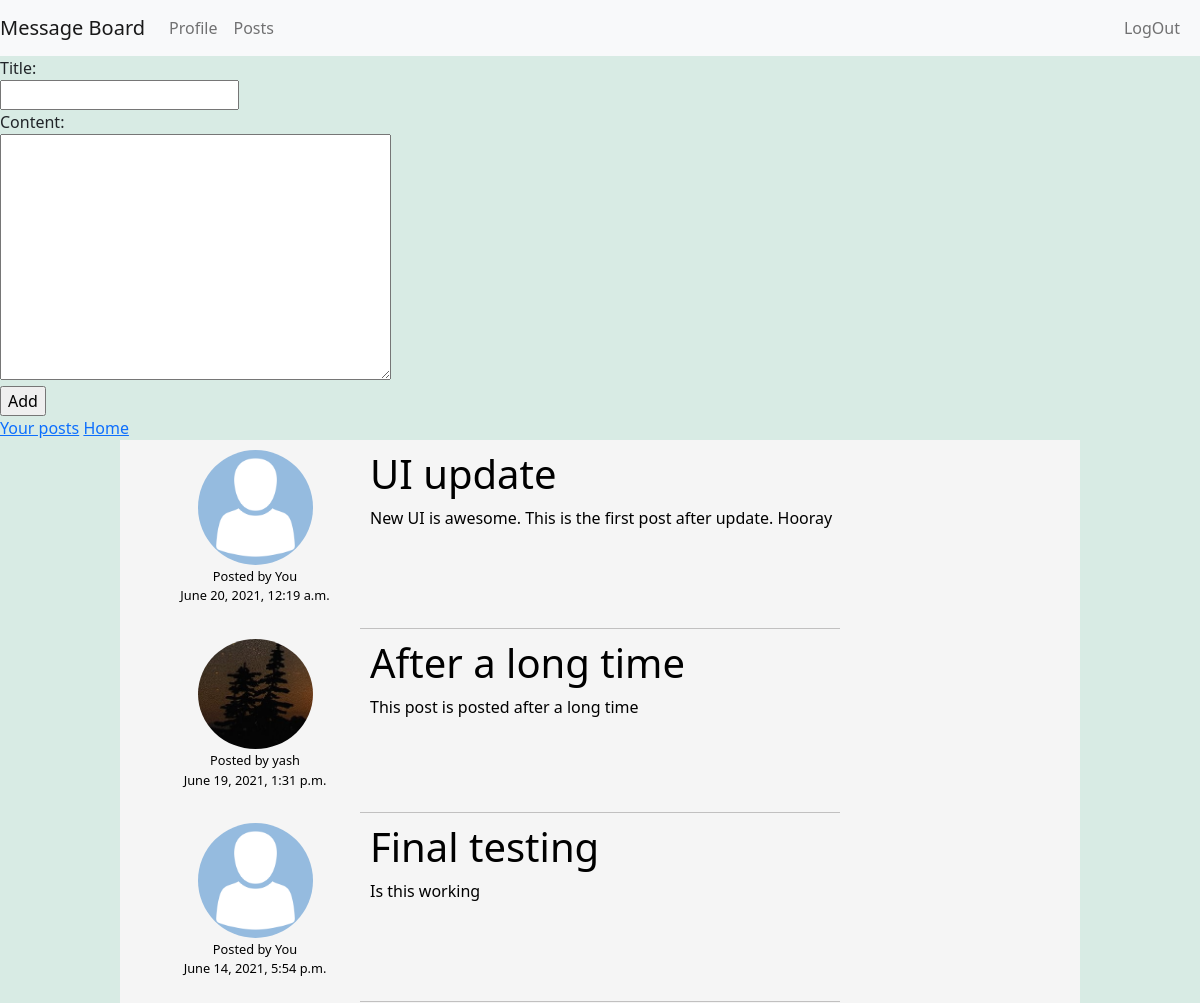
The page / (signed in, upper part) on the database as committed earlier.
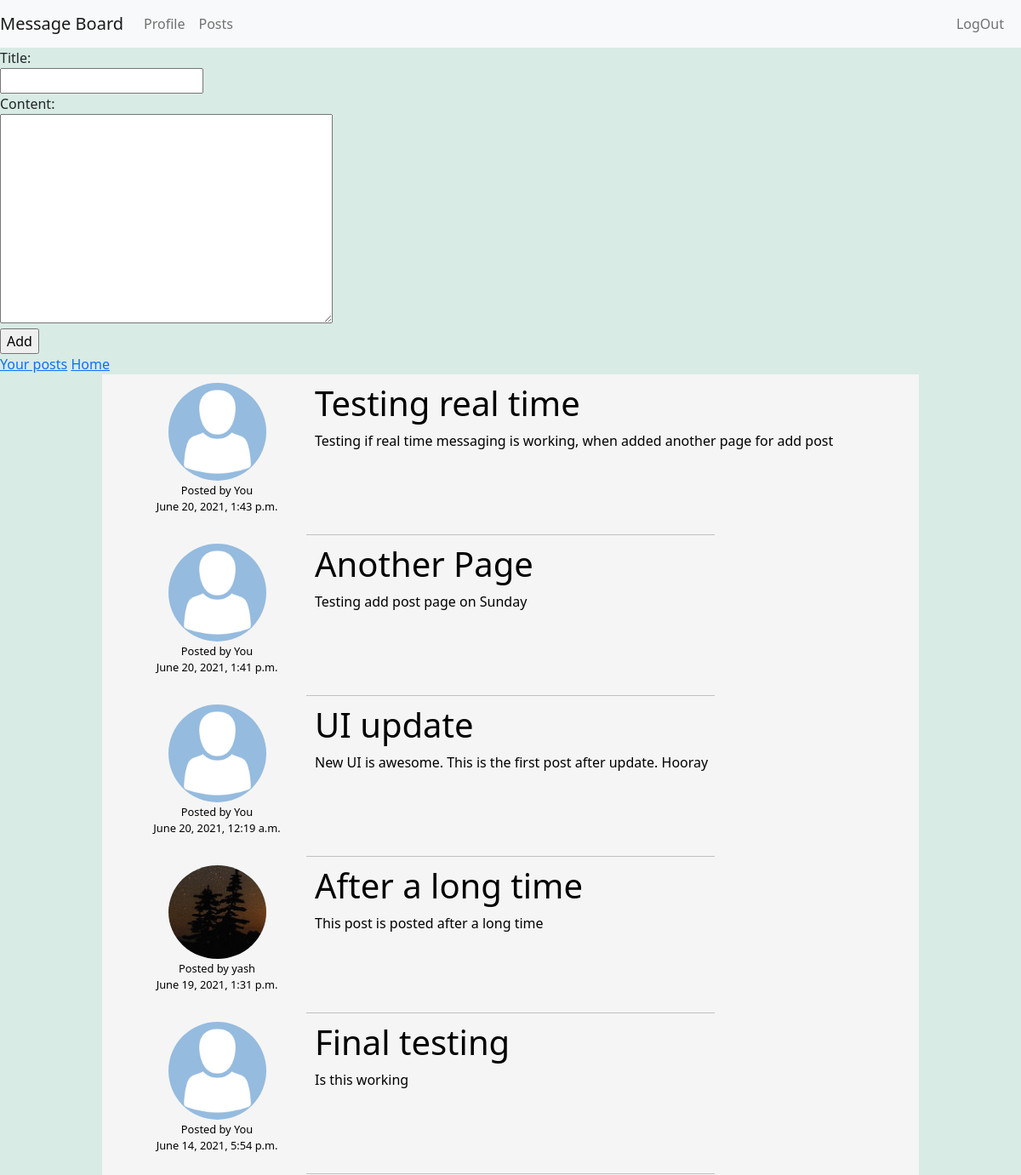
The same page on the database as committed later.
### post/models.py (models this page shows, shortened)
class Post(models.Model):
    title = models.CharField(max_length = 100)
    content = models.TextField()
    date_posted = models.DateTimeField(default = timezone.now)
    author = models.ForeignKey(User, on_delete = models.CASCADE, related_name="posts")
    liked_users = models.ManyToManyField(User, related_name="liked_posts")

### users/models.py (models this page shows, shortened)
class Profile(models.Model):
    user = models.OneToOneField(User, related_name="profile", on_delete=models.CASCADE)
    profile_pic = models.ImageField(upload_to="profile_pics/", default="avatar.png")
    bio = models.TextField(default="No bio")

### post/views.py (the view)
# urls.py: path("", views.index, name="index"),
@login_required(login_url="users:login")
def index(request):
    posts =  Post.objects.all().order_by("-date_posted")
    form = PostForm()
    return render(request, "post/index.html", {
        "posts" : posts,
        "message": "No posts yet!. Be the first one to post!!",
        "index": True,
        "form" : form
    })

### post/forms.py
class PostForm(ModelForm):
    class Meta:
        model = Post
        fields = ['title', 'content']

### post/templates/post/index.html (shortened to what this page needs)
{% extends "post/layout.html" %}
{% block content %}
    {% if index %}
        <form add="{% url 'post:add_post' %}" method="POST">
            {{form}}
            <input type="submit" value="Add">
        </form>
        <a href="{% url 'post:my_posts' %}">Your posts</a>
        <a href="{% url 'users:index' %}">Home</a>
    {% else %}
        <a href="{% url 'post:index' %}">All Posts</a>
    {% endif %}
    <div class="post-container">
        {% for post in posts %}
            <a href="{% url 'post:view_post' post.id %}" class="post_link">
                <div class="post">
                    <div class="post_user">
                        <img src="{{post.author.profile.profile_pic.url}}" class='post_pic' loading="lazy">
                        <div class="details">
                            <div class="author"> Posted by
                                {% if request.user == post.author %}
                                    You
                                {% else %}
                                    {{ post.author.first_name}}
                                {% endif %}
                            </div>
                            <div class="date"> {{ post.date_posted }} </div>
                        </div>
                    </div>
                    <div class="post_content">
                        <h1 class="title"> {{ post.title }} </h1>
                        <div class="content"> {{ post.content }} </div>
                    </div>
                </div>
            </a>
            <hr style="width:50%; margin: auto; color:rgb(37, 32, 32);">
        {% empty %}
            <div class="empty">
                <h1> {{message}}</h1>
                <a href="{% url 'post:add_post' %}">Add post</a>
            </div>
        {% endfor %}
    </div>
{% endblock %}

### post/templates/post/layout.html (shortened to what this page needs)
{% load static %}
<!DOCTYPE html>
<html>
    <head>
        <link href="https://cdn.jsdelivr.net/npm/bootstrap@5.0.0/dist/css/bootstrap.min.css" rel="stylesheet">
        <link rel="stylesheet" href="{% static 'post/styles.css' %}">
    </head>
    <body>
        <nav class="navbar navbar-expand-lg navbar-light bg-light">
            <a class="navbar-brand" href="{% url 'post:index' %}">Message Board</a>
            <div class="collapse navbar-collapse" id="navbarNav">
            <ul class="navbar-nav">
                <li class="nav-item active">
                <a class="nav-link" href="{% url 'users:index' %}">Profile</span></a>
                </li>
                <li class="nav-item">
                <a class="nav-link" href="{% url 'post:index' %}">Posts</a>
                </li>
                <li class="nav-item" style="position: absolute; right: 1%;">
                    {% if request.user.is_authenticated %}
                        <a class="nav-link" href="{% url 'users:logout' %}">LogOut</a>
                    {% else %}
                        <a class="nav-link" href="{% url 'users:login' %}">Login</a>
                    {% endif %}
                </li>
            </ul>
            </div>
        </nav>
        {% block content %}
        {% endblock %}
    </body>
</html>

### post/static/post/styles.css (style rules this page uses)
* { margin: 0; box-sizing: border-box; }
body, .empty { background-color: #d8ebe4; }
.post, .post-view { display: block; color: black; position: relative; -webkit-margin-collapse: collapse; margin-bottom: 10px; padding: 10px 20px 10px; transition: all 0.3s ease-in-out; }
.post-container { position: relative; margin: 0 10%; background-color: whitesmoke; animation-name: example; animation-duration: 1s; }
.post_link { text-decoration: none; }
label { display: block; }
input { display: block; }
.post_pic { height: 100%; width: 50%; background-size: contain; border-radius: 50%; }
.details, .details-1 { font-weight: 500; font-size: .8em; margin: 1% 0; }
.post_user, .post_content { position: relative; display: inline-block; }
.post_user { width: 25%; text-align: center; }
.post_content { width: 70%; }
.post, .post-view, .comment { display: flex; justify-content:flex-start; align-items: flex-start; flex-wrap: wrap; }

Rows that differ between the two databases and show on the page:
added Post: author.profile.profile_pic (placeholder picture), shows "You", date_posted "June 20, 2021, 1:43 p.m.", title "Testing real time", content "Testing if real time messaging is working, when added another page for add post"
added Post: author.profile.profile_pic (placeholder picture), shows "You", date_posted "June 20, 2021, 1:41 p.m.", title "Another Page", content "Testing add post page on Sunday"
